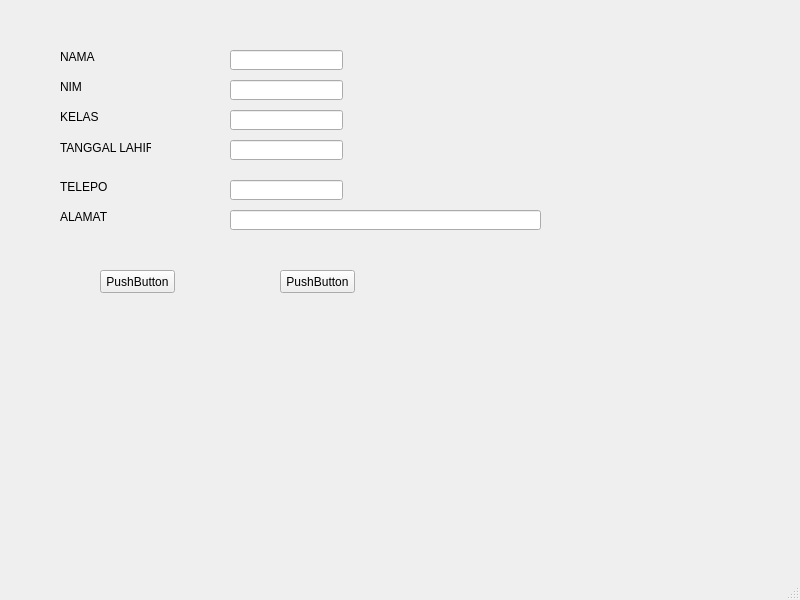
<?xml version="1.0" encoding="UTF-8"?>
<ui version="4.0">
 <class>MainWindow</class>
 <widget class="QMainWindow" name="MainWindow">
  <property name="geometry">
   <rect>
    <x>0</x>
    <y>0</y>
    <width>800</width>
    <height>600</height>
   </rect>
  </property>
  <property name="windowTitle">
   <string>MainWindow</string>
  </property>
  <widget class="QWidget" name="centralwidget">
   <widget class="QPushButton" name="pushButton">
    <property name="geometry">
     <rect>
      <x>100</x>
      <y>270</y>
      <width>75</width>
      <height>23</height>
     </rect>
    </property>
    <property name="text">
     <string>PushButton</string>
    </property>
   </widget>
   <widget class="QPushButton" name="pushButton_2">
    <property name="geometry">
     <rect>
      <x>280</x>
      <y>270</y>
      <width>75</width>
      <height>23</height>
     </rect>
    </property>
    <property name="text">
     <string>PushButton</string>
    </property>
   </widget>
   <widget class="QLineEdit" name="lineEdit">
    <property name="geometry">
     <rect>
      <x>230</x>
      <y>50</y>
      <width>113</width>
      <height>20</height>
     </rect>
    </property>
   </widget>
   <widget class="QLabel" name="label">
    <property name="geometry">
     <rect>
      <x>60</x>
      <y>50</y>
      <width>47</width>
      <height>13</height>
     </rect>
    </property>
    <property name="text">
     <string>NAMA</string>
    </property>
   </widget>
   <widget class="QLabel" name="label_2">
    <property name="geometry">
     <rect>
      <x>60</x>
      <y>80</y>
      <width>47</width>
      <height>13</height>
     </rect>
    </property>
    <property name="text">
     <string>NIM</string>
    </property>
   </widget>
   <widget class="QLabel" name="label_3">
    <property name="geometry">
     <rect>
      <x>60</x>
      <y>110</y>
      <width>47</width>
      <height>13</height>
     </rect>
    </property>
    <property name="text">
     <string>KELAS</string>
    </property>
   </widget>
   <widget class="QLabel" name="label_4">
    <property name="geometry">
     <rect>
      <x>60</x>
      <y>140</y>
      <width>91</width>
      <height>16</height>
     </rect>
    </property>
    <property name="text">
     <string>TANGGAL LAHIR</string>
    </property>
   </widget>
   <widget class="QLabel" name="label_5">
    <property name="geometry">
     <rect>
      <x>60</x>
      <y>180</y>
      <width>47</width>
      <height>13</height>
     </rect>
    </property>
    <property name="text">
     <string>TELEPON</string>
    </property>
   </widget>
   <widget class="QLabel" name="label_6">
    <property name="geometry">
     <rect>
      <x>60</x>
      <y>210</y>
      <width>47</width>
      <height>13</height>
     </rect>
    </property>
    <property name="text">
     <string>ALAMAT</string>
    </property>
   </widget>
   <widget class="QLineEdit" name="lineEdit_2">
    <property name="geometry">
     <rect>
      <x>230</x>
      <y>80</y>
      <width>113</width>
      <height>20</height>
     </rect>
    </property>
   </widget>
   <widget class="QLineEdit" name="lineEdit_3">
    <property name="geometry">
     <rect>
      <x>230</x>
      <y>110</y>
      <width>113</width>
      <height>20</height>
     </rect>
    </property>
   </widget>
   <widget class="QLineEdit" name="lineEdit_4">
    <property name="geometry">
     <rect>
      <x>230</x>
      <y>140</y>
      <width>113</width>
      <height>20</height>
     </rect>
    </property>
   </widget>
   <widget class="QLineEdit" name="lineEdit_5">
    <property name="geometry">
     <rect>
      <x>230</x>
      <y>180</y>
      <width>113</width>
      <height>20</height>
     </rect>
    </property>
   </widget>
   <widget class="QLineEdit" name="lineEdit_6">
    <property name="geometry">
     <rect>
      <x>230</x>
      <y>210</y>
      <width>311</width>
      <height>20</height>
     </rect>
    </property>
   </widget>
  </widget>
  <widget class="QMenuBar" name="menubar">
   <property name="geometry">
    <rect>
     <x>0</x>
     <y>0</y>
     <width>800</width>
     <height>21</height>
    </rect>
   </property>
  </widget>
  <widget class="QStatusBar" name="statusbar"/>
 </widget>
 <resources/>
 <connections/>
</ui>
